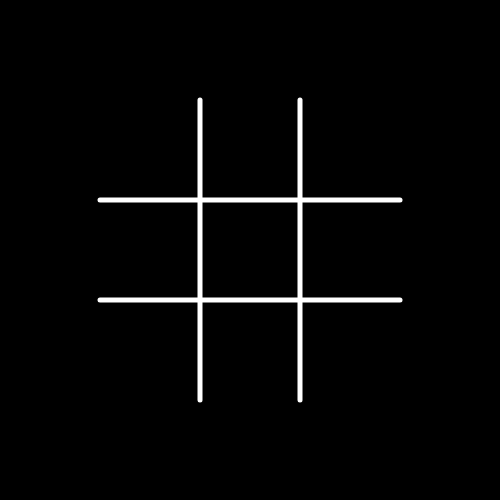
Frame 1 (no input)
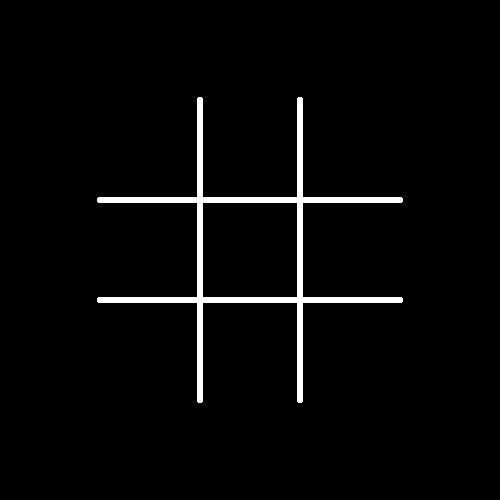
Frame 60 (no input)
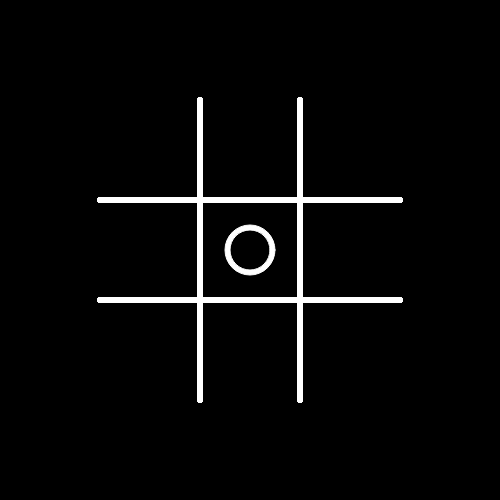
Frame 120 (the mouse pressed at the canvas centre since frame 60)

The p5.js sketch that drew these frames (run headless with seeded random() and noise() and a simulated clock; from frame 60 on, the mouse is pressed at the canvas centre):

// p5.js sketch
// ── sketch.js

var boxes;
var cross;

function setup()
{
    //canvas size
    createCanvas(500,500);

    //background colour
    background(0);
    
    //pos and val of each box
    boxes = [
        {xpos: 100, ypos: 100, val: 0},
        {xpos: 200, ypos: 100, val: 0},
        {xpos: 300, ypos: 100, val: 0},
        {xpos: 100, ypos: 200, val: 0},
        {xpos: 200, ypos: 200, val: 0},
        {xpos: 300, ypos: 200, val: 0},
        {xpos: 100, ypos: 300, val: 0},
        {xpos: 200, ypos: 300, val: 0},
        {xpos: 300, ypos: 300, val: 0}
    ]
    //set the initial player to O
    cross = false;
    
    
}

function draw()
{
    
    

    fill(255);
    //vertical lines
    stroke(255);
    
    lines();
    
    
    
}

//a function to draw the grid
function lines()
{
    //line colour
    stroke(255);
    strokeWeight(5);
    //vertical lines
    line(100,200,400,200)
    line(100,300,400,300)
    //horizontal lines
    line(200,100,200,400)
    line(300,100,300,400)
    
    
}
//function to check when mouse is clicked
function mousePressed()
{
    for(var i = 0; i < boxes.length; i++)
        {
            if( (mouseX > boxes[i].xpos && mouseX < boxes[i].xpos+100)&&(mouseY > boxes[i].ypos && mouseY < boxes[i].ypos+100) && boxes[i].val == 0)
                {
                    
                    shapes(boxes[i].xpos+50, boxes[i].ypos+50)
                    if(!cross)
                        {
                            boxes[i].val += 5
                            cross = true;
                        }
                    else
                        {
                            boxes[i].val += 1
                            cross = false;
                        }
                
                    
                    console.log(cross)
                }
        }
}

// a function to draw the O and X
function shapes(x,y)
{
    
    if(cross)
        {
            stroke(255);
            strokeWeight(5);
            line(x-20,y-20,x+20,y+20);
            line(x+20,y-20,x-20,y+20)
        }
    if(!cross)
        {
            strokeWeight(1);
            fill(255);
            ellipse(x,y,50)
            fill(0);
            ellipse(x,y,40)
        }
}
